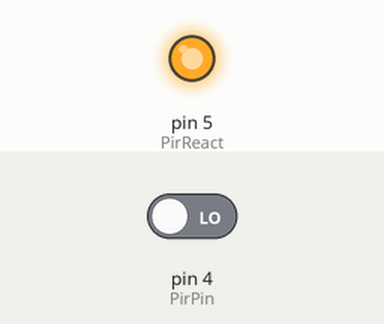
The sketch below on a simulated Arduino Uno, built with avr-gcc and run on an emulated ATmega328P. Parts: output pins drawn as LEDs (lit = HIGH). The test bench sets the inputs (shaded band); at power-on: pin 4 (PirPin) LOW. No radio packets arrive unless stated; what the sketch prints to the serial monitor is not drawn.

Above: at 1.1 s.
At 30.1 s:
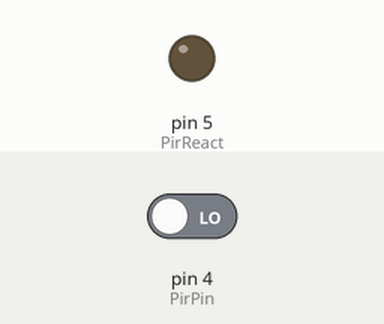
Timing chart, 0 to 31.6 s (numbered marks = the images above):
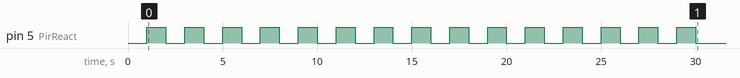

The sketch:

PIR_RF.ino
```cpp
#include <VirtualWire.h>

#define VW_MAX_MESSAGE_LEN 255

/*

1. PIR based motion detection
2. IR Control
3. Wireless communication

*/

int CalibrationTime = 30;
int PirPin = 4;
int PirReact = 5;
int PirStatus = 0;
unsigned long LastMotion = 0;
unsigned long Threshold = 5000;
//int RxPort = 0; // Interrupt Pin - 2 and 3
int TxPort = 8;
int RxStatus = 0;
int RxReact = 10;
int RxPin = 2;
int TxPin = 3;


void setup() {
  Serial.begin(9600);
  Serial.write("\nSensor Init\n");

  // PIR
  pinMode(PirPin, INPUT);
  pinMode(PirReact, OUTPUT);
  pinMode(RxReact, OUTPUT);

  //Calibrate Sensor
  digitalWrite(PirPin, LOW);
  digitalWrite(PirReact, LOW);
  digitalWrite(RxReact, LOW);

  for(int i = 0; i<CalibrationTime; i++)
  {
    PirStatus ^= 1;
    (PirStatus)? digitalWrite(PirReact, LOW) : digitalWrite(PirReact, HIGH);
    Serial.write(".");
    delay(1000);
  }
  Serial.write("\nSensor Online\n");
  digitalWrite(PirReact, LOW);

  vw_set_rx_pin(RxPin);
  vw_set_tx_pin(TxPin);
  vw_set_ptt_inverted(true);
  vw_setup(4000);

  vw_rx_start();

  //attachInterrupt(RxPort, RxIntReceive, RISING);
}

void loop() {
  // PIR
  if(digitalRead(PirPin) == HIGH)
  {
    //PIR Action
      LastMotion = millis();
      digitalWrite(PirReact, HIGH);
      delay(50);
      Serial.write(".");
  }
  else
  {
    if((millis() - LastMotion) > Threshold)
    {
      //PIR Action
        digitalWrite(PirReact, LOW);
        delay(50);
        Serial.write("\n");
    }
  }

  char msg[7] = {'h','e','l','l','o',' ','#'};
  vw_send((uint8_t *)msg, 7);
  vw_wait_tx();

  uint8_t buf[VW_MAX_MESSAGE_LEN];
  uint8_t buflen = VW_MAX_MESSAGE_LEN;

  if(vw_have_message())
  {
    if (vw_get_message(buf, &buflen))
    {
      for (int i = 0; i < buflen; i++)
      {
        Serial.print(buf[i], HEX);
        Serial.print(' ');
      }
      Serial.println();
    }
  }
}

void RxIntReceive()
{
  //
  RxStatus ^= 1;
  (RxStatus)?   digitalWrite(RxReact, LOW) :   digitalWrite(RxReact, HIGH);
}
```
